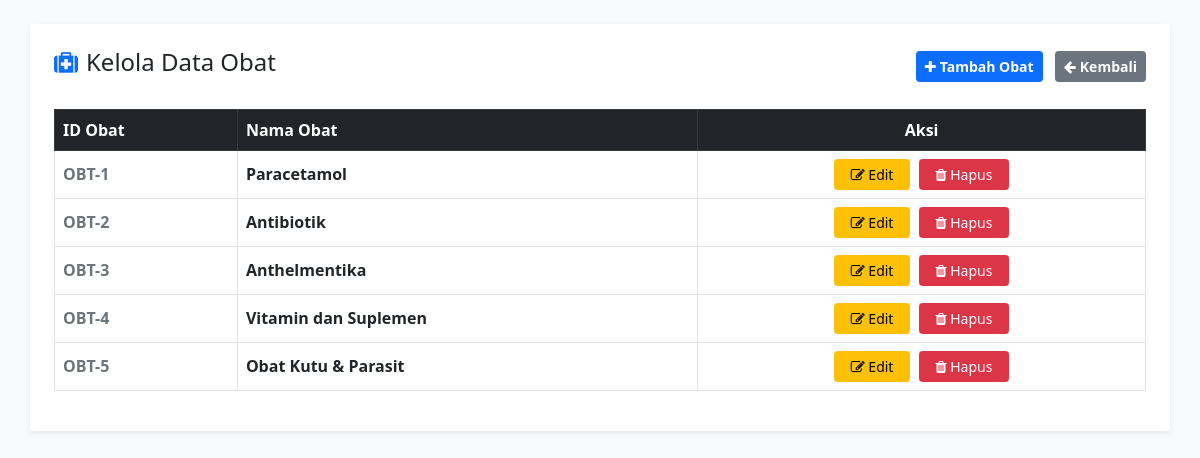
The app's page /page/data_obat.php (signed in) with its own data.
### tables this page shows
CREATE TABLE `obat` (
  `ID_Obat` int(11) NOT NULL,
  `Nama_Obat` varchar(100) NOT NULL,
  `Harga` decimal(10,2) NOT NULL DEFAULT '0.00',
  `Stok` int(11) NOT NULL DEFAULT '0'
);

### page/data_obat.php (the view, shortened to what this page needs)
<?php
include '../config/koneksi.php';
?>
<!DOCTYPE html>
<html lang="id">
<head>
    <link href="../vendor/bootstrap/css/bootstrap.min.css" rel="stylesheet">
    <link rel="stylesheet" href="../assets/css/fontawesome.css">
</head>
<body class="bg-light p-4">
    <div class="container bg-white p-4 shadow-sm rounded">
        <div class="d-flex justify-content-between align-items-center mb-4">
            <h4><i class="fa fa-medkit d-block-md me-2 text-primary"></i>Kelola Data Obat</h4>
            <div>
                <a href="tambah_obat.php" class="btn btn-sm btn-primary fw-bold me-2"><i class="fa fa-plus me-1"></i>Tambah Obat</a>
                <a href="../index.php" class="btn btn-sm btn-secondary fw-bold"><i class="fa fa-arrow-left me-1"></i>Kembali</a>
            </div>
        </div>
        <div class="table-responsive">
            <table class="table table-bordered table-hover align-middle">
                <thead class="table-dark">
                    <tr>
                        <th>ID Obat</th>
                        <th>Nama Obat</th>
                        <th class="text-center">Aksi</th>
                    </tr>
                </thead>
                <tbody>
                    <?php
                    $res = mysqli_query($koneksi, "SELECT * FROM obat");
                    if (mysqli_num_rows($res) > 0) {
                        while($row = mysqli_fetch_assoc($res)) {
                            echo "<tr>
                                    <td class='fw-bold text-secondary'>OBT-{$row['ID_Obat']}</td>
                                    <td class='fw-bold'>
                                        " . htmlspecialchars($row['Nama_Obat']) . " <br>
                                    </td>
                                    <td class='text-center'>
                                        <a href='edit_obat.php?id={$row['ID_Obat']}' class='btn btn-sm btn-warning px-3 me-1'>
                                            <i class='fa fa-edit'></i> Edit
                                        </a>
                                        <a href='data_obat.php?hapus={$row['ID_Obat']}' class='btn btn-sm btn-danger px-3' onclick='return confirm(\"Apakah Anda yakin ingin menghapus data obat ini beserta akun loginnya?\")'>
                                            <i class='fa fa-trash'></i> Hapus
                                        </a>
                                    </td>
                                  </tr>";
                        }
                    } else {
                        echo "<tr><td colspan='3' class='text-center py-4 text-muted'><i class='fa-solid fa-folder-open me-1'></i> Belum ada data obat terdaftar.</td></tr>";
                    }
                    ?>
                </tbody>
            </table>
        </div>
    </div>
</body>
</html>

### records on screen
obat: ID_Obat "1", Nama_Obat "Paracetamol"
obat: ID_Obat "2", Nama_Obat "Antibiotik"
obat: ID_Obat "3", Nama_Obat "Anthelmentika"
obat: ID_Obat "4", Nama_Obat "Vitamin dan Suplemen"
obat: ID_Obat "5", Nama_Obat "Obat Kutu & Parasit"
